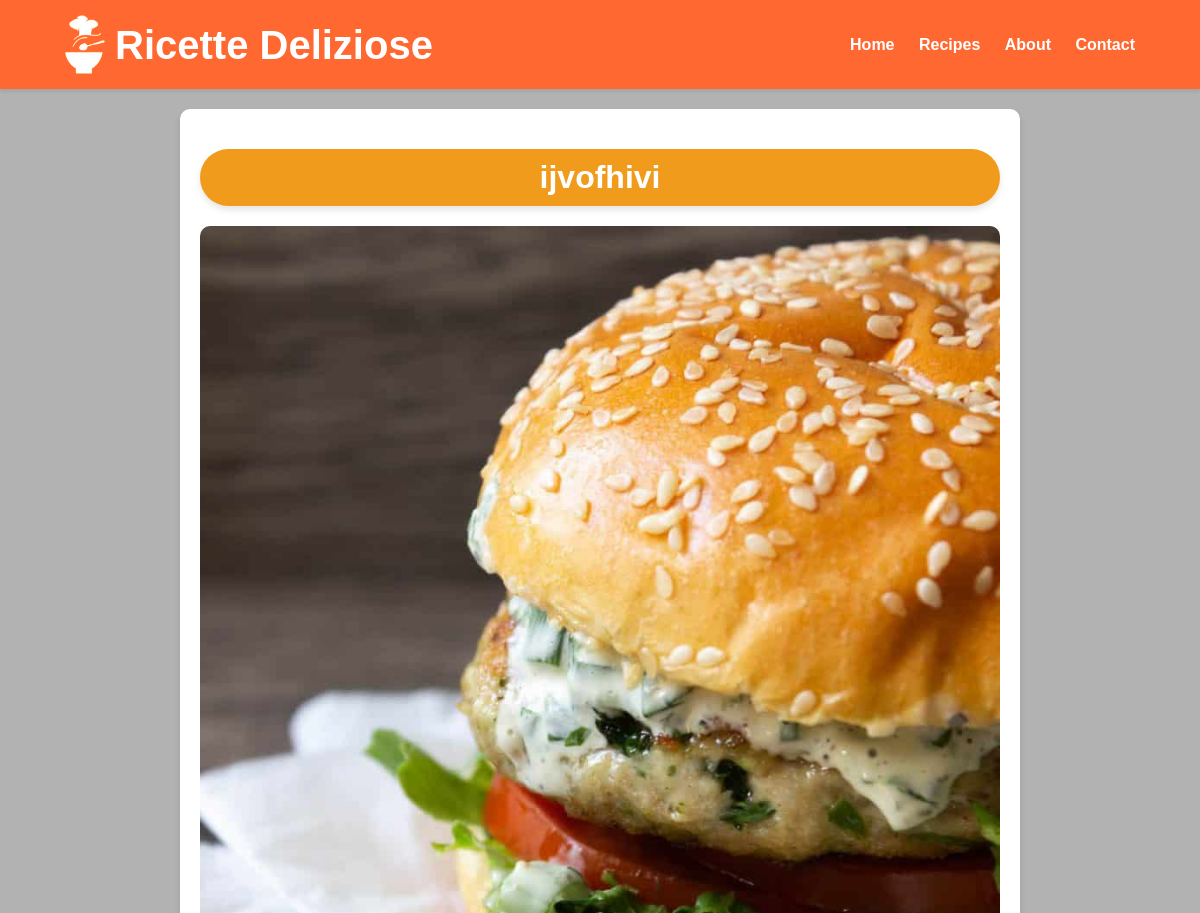
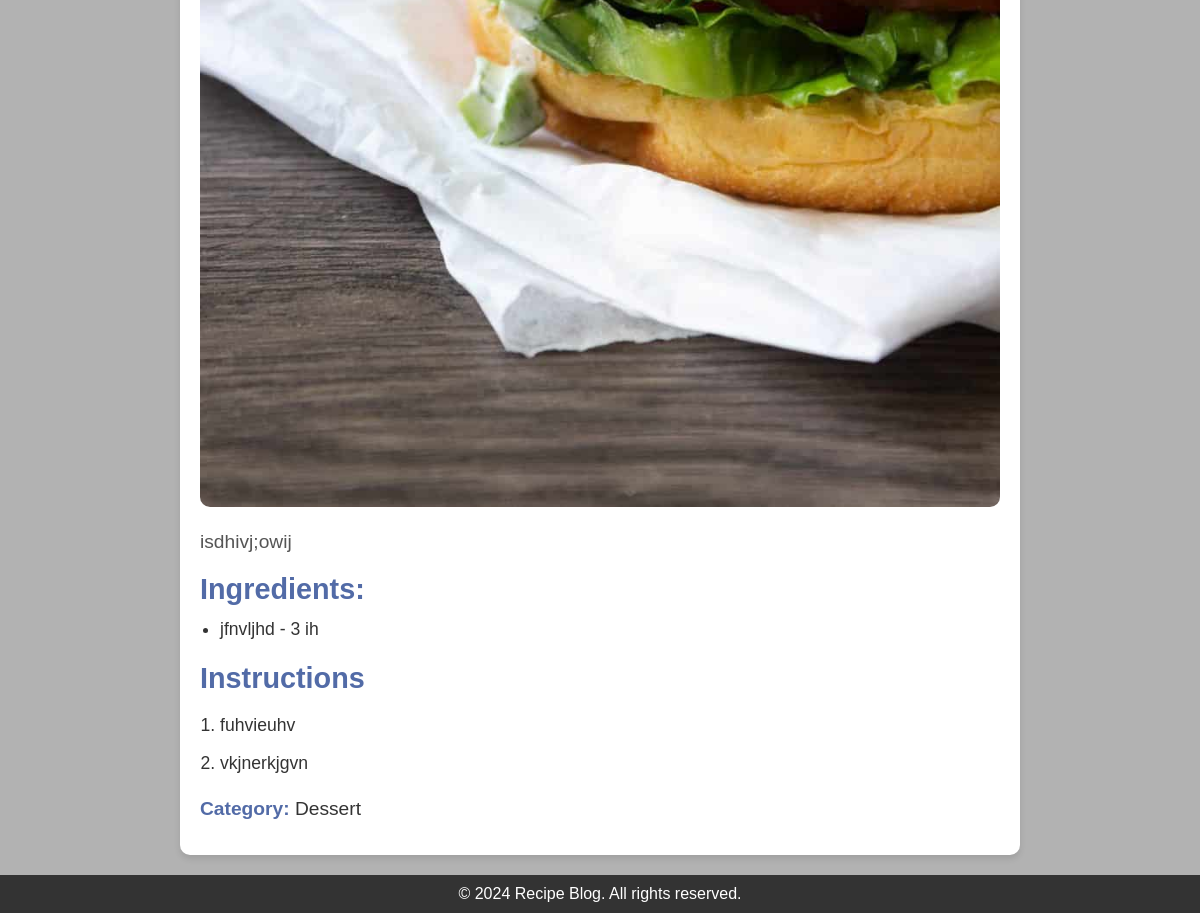
Page /recipe/3 on the earlier database version (2 pictures, top to bottom).
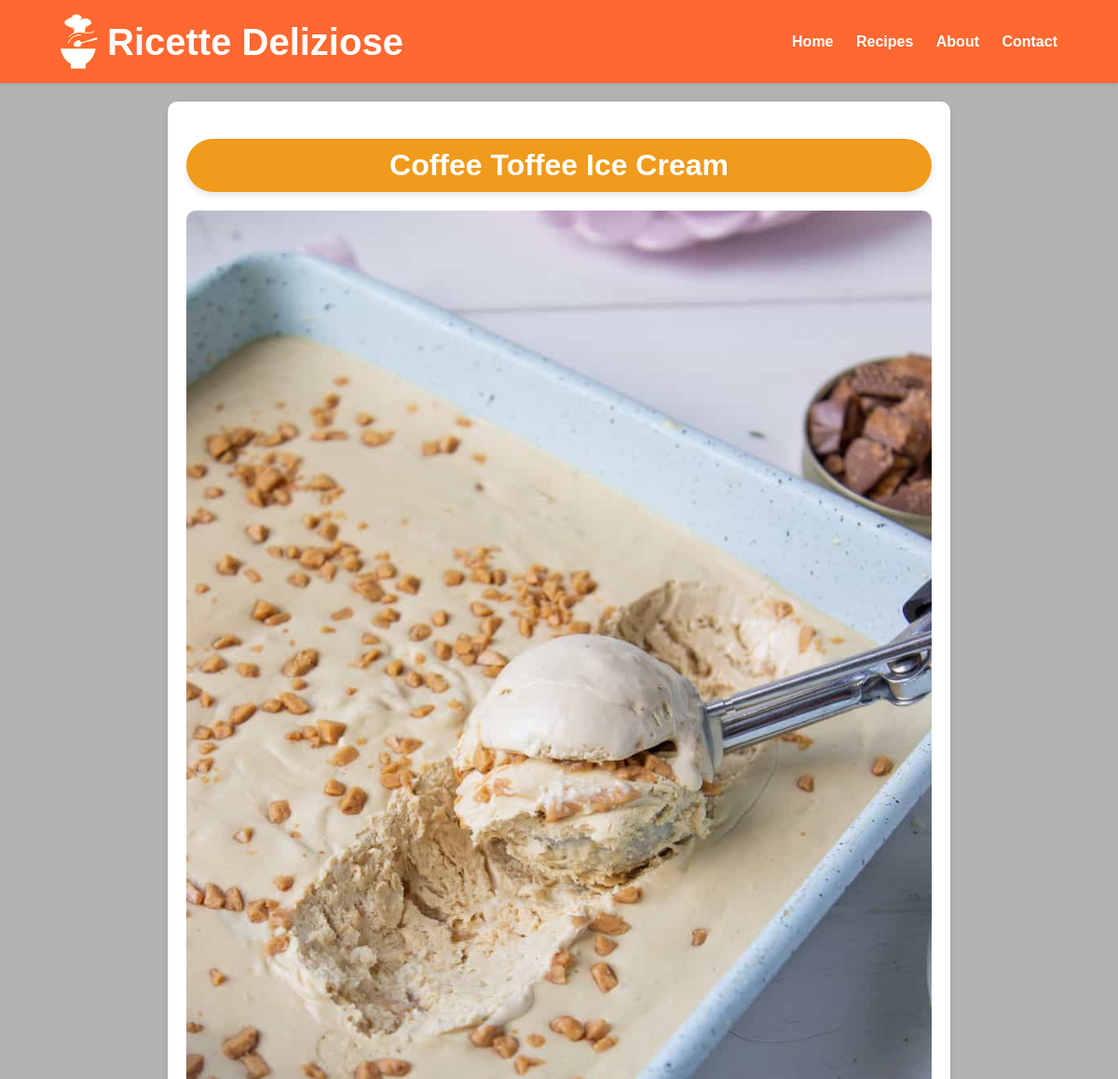
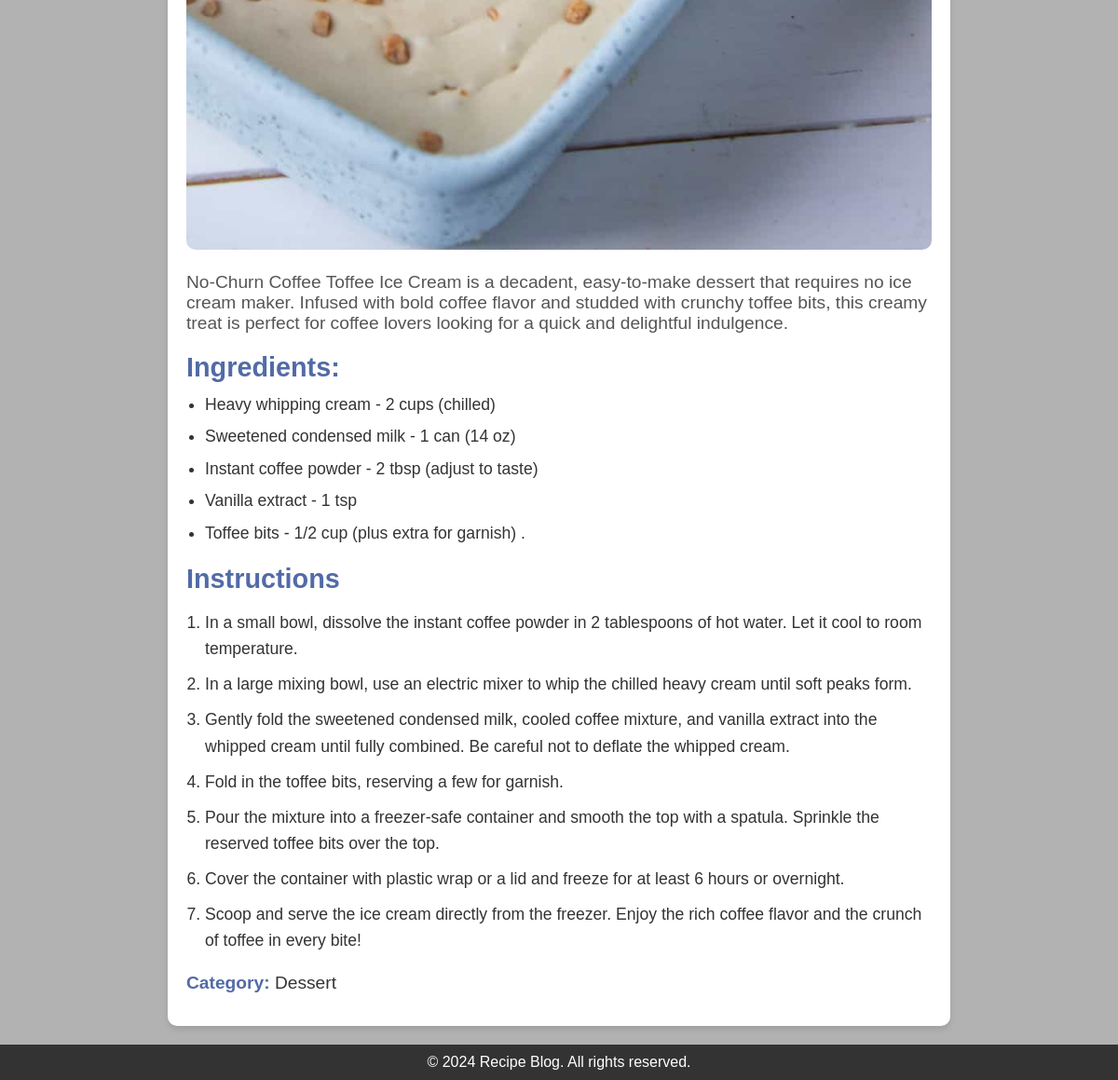
Same page on the later database version (2 pictures, top to bottom).
### model.py (models this page shows, shortened)
class Recipe(db.Model):
    id = db.Column(db.Integer, primary_key=True)
    title = db.Column(db.String(100), nullable=False)
    description = db.Column(db.Text, nullable=False)
    instructions = db.Column(db.Text, nullable=False)
    image = db.Column(db.String(100), nullable=True)
    created_at = db.Column(db.DateTime, default=datetime.utcnow)
    category_id = db.Column(db.Integer, db.ForeignKey('category.id'), nullable=False)
    ingredients = db.relationship('Ingredient', secondary=recipe_ingredient, backref='recipes')
    category = db.relationship('Category', backref=db.backref('recipes', lazy=True))

class Ingredient(db.Model):
    id = db.Column(db.Integer, primary_key=True)
    name = db.Column(db.String(100), nullable=False, unique=True)
    quantity = db.Column(db.String(50), nullable=True)  # Optional for flexibility

### app.py (the view)
@app.route('/recipe', defaults={'category': None})
@app.route('/recipe/<string:category>')
def recipe(category):
    if category:
        recipes = Recipe.query.join(Category).filter(Category.name == category).all()
    else:
        recipes = Recipe.query.all()  # Get all recipes without adding any specific text
    return render_template('recipe.html', recipes=recipes, category=category)

### app.py (called while the page is built)
@app.route('/recipe/<int:recipe_id>', methods=['GET'])
def recipe_details(recipe_id):
    recipe = Recipe.query.get_or_404(recipe_id)  # Retrieve the recipe by ID
    return render_template('recipe_details.html',recipe=recipe)

@app.before_request
def init_categories():
    if Category.query.count() == 0:  # Only add if the category table is empty
        category1 = Category(name="Appetizer")
        category2 = Category(name="Main Course")
        category3 = Category(name="Dessert")
        category4 = Category(name="Drinks")
        db.session.add_all([category1, category2, category3, category4])
        db.session.commit()
        print("Categories added to the database.")

### model.py (called while the page is built)
    def __repr__(self):
        return f'{self.name}'

### templates/recipe_details.html (shortened to what this page needs)
<!DOCTYPE html>
<html lang="en">
<head>
    <link rel="stylesheet" href="{{ url_for('static', filename='css/recipe_details.css') }}">
</head>
<body>
    <header>
        <div class="container">
            <div class="logo-title">
                <img src="{{ url_for('static', filename='images/logo.png') }}" alt="Logo" class="logo" width="40"
                    height="59">
                <h1>Ricette Deliziose</h1>
            </div>
            <nav>
                <a href="{{ url_for('home') }}">Home</a>
                <a href="{{ url_for('recipe') }}">Recipes</a>
                <a href="{{ url_for('about') }}">About</a>
                <a href="{{ url_for('contact') }}">Contact</a>
            </nav>
        </div>
    </header>
    <div class="recipe-detail-container">
        <h1>{{ recipe.title }}</h1>
        <div class="recipe-image">
            {% if recipe.image %}
            <img src="{{ url_for('static', filename='images/' + recipe.image) }}" alt="{{ recipe.title }}">
            {% else %}
            <img src="{{ url_for('static', filename='images/placeholder.png') }}" alt="No Image Available">
            {% endif %}
        </div>
        <div class="recipe-description">
            <p>{{ recipe.description }}</p>
        </div>
        <div class="recipe-ingredients">
            <h2>Ingredients:</h2>
            <ul>
                {% for ingredient in recipe.ingredients %}
                <li>{{ ingredient.name }} - {{ ingredient.quantity }}</li>
                {% endfor %}
            </ul>
        </div>
        <div class="recipe-instructions">
            <h2>Instructions</h2>
            {% if recipe.instructions %}
            <ol>
                {% for step in recipe.instructions.split('\n') %}
                <li>{{ step }}</li>
                {% endfor %}
            </ol>
            {% else %}
            <p>No instructions provided.</p>
            {% endif %}
        </div>
        <div class="recipe-category">
            <p><strong>Category:  </strong> {{ recipe.category }}</p>
        </div>
    </div>
    <footer>
        <p>&copy; 2024 Recipe Blog. All rights reserved.</p>
    </footer>
</body>
</html>

Differences in the rows shown:
removed Ingredient: name "jfnvljhd", quantity "3 ih"
changed Recipe: title "ijvofhivi" → "Coffee Toffee Ice Cream"; image: a different picture; description "isdhivj;owij" → "No-Churn Coffee Toffee Ice Cream is a decadent, easy-to-make dessert that requires no ice cream maker. Infused with bold coffee flavor and studded with crunchy toffee bits, this creamy treat is perfect for coffee lovers looking for a quick and delightful indulgence."
added Ingredient: name "Heavy whipping cream", quantity "2 cups (chilled)"
added Ingredient: name "Sweetened condensed milk", quantity "1 can (14 oz)"
added Ingredient: name "Instant coffee powder", quantity "2 tbsp (adjust to taste)"
added Ingredient: name "Vanilla extract", quantity "1 tsp"
added Ingredient: name "Toffee bits", quantity "1/2 cup (plus extra for garnish) ."
Other differences:
new list line: "In a small bowl, dissolve the instant coffee powder in 2 tablespoons of hot water. Let it cool to room temperature."
new list line: "In a large mixing bowl, use an electric mixer to whip the chilled heavy cream until soft peaks form."
new list line: "Gently fold the sweetened condensed milk, cooled coffee mixture, and vanilla extract into the whipped cream until fully combined. Be careful not to deflate the whipped cream."
new list line: "Fold in the toffee bits, reserving a few for garnish."
new list line: "Pour the mixture into a freezer-safe container and smooth the top with a spatula. Sprinkle the reserved toffee bits over the top."
new list line: "Cover the container with plastic wrap or a lid and freeze for at least 6 hours or overnight."
new list line: "Scoop and serve the ice cream directly from the freezer. Enjoy the rich coffee flavor and the crunch of toffee in every bite!"
list line gone: "fuhvieuhv"
list line gone: "vkjnerkjgvn"
